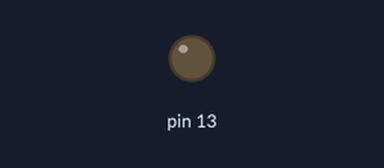
A sketch run on a simulated Arduino Uno, built with avr-gcc and run on an emulated ATmega328P. On the bench: output pins drawn as LEDs (lit = HIGH).

Above: at 0.8 s.
At 2.85 s:
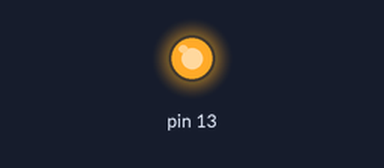
Timing chart, 0 to 3.1 s (numbered marks = the images above):
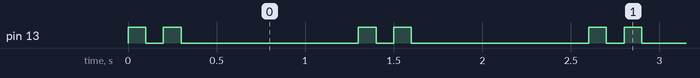

The sketch:

blink-light.ino
```cpp
//code to blink light
/*
 * Need to connect light bulb with 13digital port
 * and write to blink light on every 1000 milisecond
 * Need: light bulb, 128 resistant, breadboard, arduino kit and
 * usb connector
 */
void setup() {
  pinMode(13, OUTPUT);
}

void loop() {
  digitalWrite(13, HIGH);
  delay(100);
  digitalWrite(13, LOW);
  delay(100);
  digitalWrite(13, HIGH);
  delay(100);
  digitalWrite(13, LOW);
  delay(1000);
}
```

Measured:
- by itself, pin 13: repeats every 1.3 s: LOW 0.10 s, HIGH 0.10 s, LOW 1.0 s, HIGH 0.10 s
- by itself, everything shown: repeats every 1.3 s, in 4 steps
